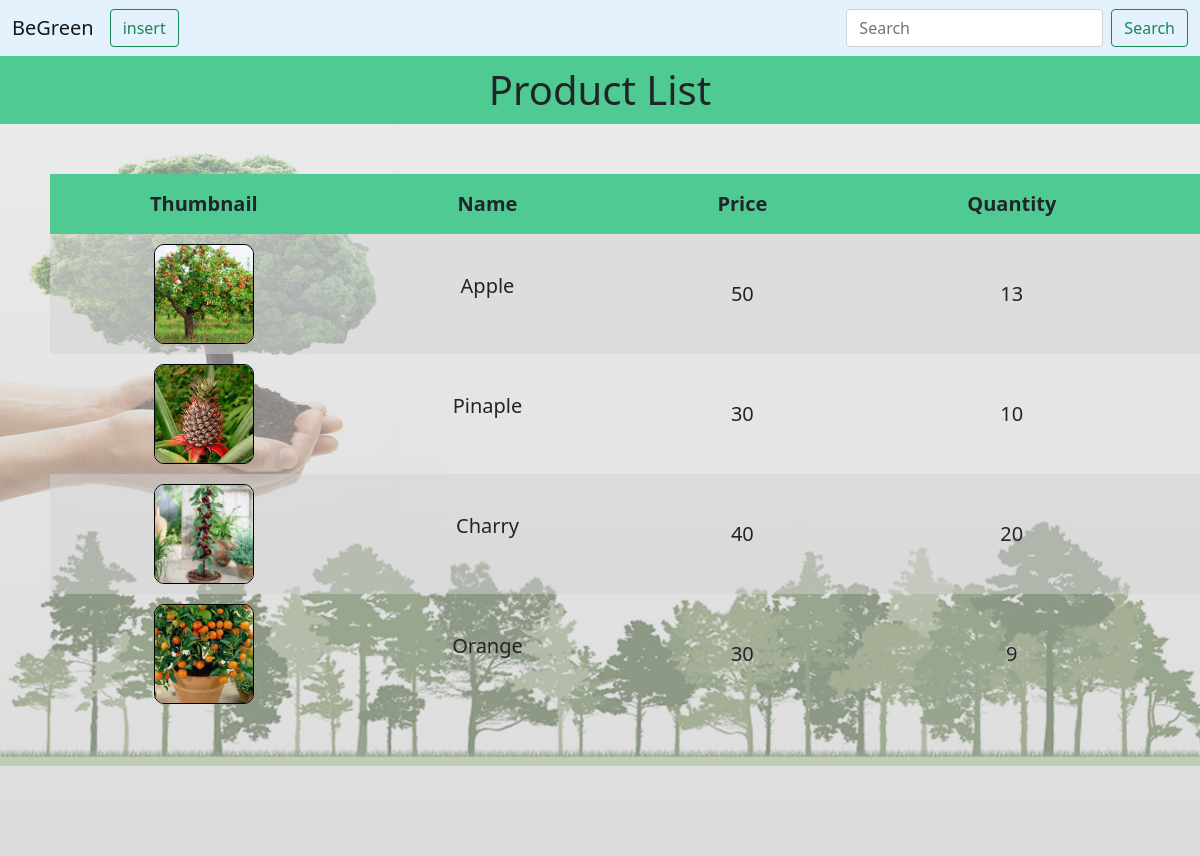
The app's page /vegetable.php with its own data.
### tables this page shows
CREATE TABLE `vegetable` (
  `id` int(10) NOT NULL,
  `name` varchar(20) NOT NULL,
  `price` int(10) NOT NULL,
  `quantity` int(5) NOT NULL,
  `img` varchar(80) NOT NULL,
  `date` datetime NOT NULL DEFAULT current_timestamp()
);

### vegetable.php (the view, shortened to what this page needs)
 <?php
include("./lib/productInsert.php");
?>
 <!doctype html>
 <html lang="en">
 <head>
     <link href="https://cdn.jsdelivr.net/npm/bootstrap@5.0.2/dist/css/bootstrap.min.css" rel="stylesheet"
>
     <link rel="stylesheet" type="text/css"
         href="https://cdnjs.cloudflare.com/ajax/libs/font-awesome/6.0.0/css/all.min.css" />
     <link rel="stylesheet" href="./css/style.css" />
 </head>
 <body>
     <nav class="navbar navbar-expand-lg navbar navbar-light " style="background-color: #e3f2fd;">
         <div class="container-fluid">
             <a class="navbar-brand" href="index.php">BeGreen</a>
             <div class="collapse navbar-collapse d-flex" id="navbarTogglerDemo02">
                 <ul class="navbar-nav me-auto mb-2 mb-lg-0">
                     <li class="nav-item">
                         <button class="btn btn-outline-success" type="button" data-bs-target="#myModal"
                             data-bs-toggle="modal">insert</button>
                     </li>
                 </ul>
                 <?php
if(isset($_POST['src'])){
    $src=$_POST['src'];
    $sql="SELECT * FROM `vegetable` WHERE name LIKE '%{$src}%'";
}
else{
    $sql="SELECT * FROM `vegetable`";
    $src="";
}
    $select = mysqli_query($db,$sql);
    ?>
                 <form class="d-flex" method="POST" action="">
                     <input class="form-control me-2" type="search" placeholder="Search" aria-label="Search" name="src"
                         value="<?php echo $src;?>">
                     <button class="btn btn-outline-success" type="submit">Search</button>
                 </form>
             </div>
         </div>
     </nav>
     <div class="body">
         <header>
             <h1 class="mainTitle">Product List</h1>
         </header>
         <section class="mainArea">
             <table>
                 <tr>
                     <th class="thumbnail">Thumbnail</th>
                     <th class="name">Name</th>
                     <th class="Price">Price</th>
                     <th class="Quantity">Quantity</th>
                     <th class="action">Action</th>
                 </tr>
                 <?php
while ($row = mysqli_fetch_array($select)){
?>
                 <tr>
                     <td class="thumbnail">
                         <img src="<?php echo $row["img"]?>" alt="" />
                     </td>
                     <td class="name">
                         <p><?php echo $row["name"]?></p>
                     </td>
                     <td class="name">
                         <span class="priceList"><?php echo $row["price"];?></span>
                     </td>
                     <td class="name">
                         <span class="quantity"><?php echo $row["quantity"];?></span>
                     </td>
                     <td class="action">
                     </td>
                 </tr>
                 <?php } ?>
             </table>
         </section>
         <?php
include("./include/footer.php");
?>

### css/style.css (style rules this page uses)
* { margin: 0; padding: 0; box-sizing: border-box; list-style: none; text-decoration: none; }
a { text-decoration: none; }
.body { padding: 0; margin: 0; background: linear-gradient(rgba(0, 0, 0, 0.15), rgba(0, 0, 0, 0.27)), url("../img/Background.jpg") center/cover no-repeat fixed; background-size: 100%; position: relative; height: 100vh; }
.body::after { content: ""; background: #ffffff; width: 100%; height: 100%; position: absolute; left: 50%; top: 50%; transform: translate(-50%, -50%); opacity: 0.5; }
.mainTitle { background: #4fca93; text-align: center; padding: 10px 20px; margin: 0; position: relative; z-index: 1; }
.mainArea { max-width: 1310px; margin: 0 auto; padding: 50px; position: relative; z-index: 1; overflow: hidden; }
.mainArea th { background: #4fca93; padding: 0px 100px; height: 50px; line-height: 60px; font-weight: bold; }
table, tr, td { border-collapse: collapse; width: 100%; font-size: 20px; }
tr:nth-child(even) { background-color: rgba(211, 211, 211, 50%); }
td { padding: 10px; border: none; text-align: center; }
td.thumbnail, td.action { width: 150px; text-align: center; }
td.name { width: calc(100% - 201px); font-size: 20px; }
td img { width: 100px; height: 100px; object-fit: cover; border: 1px solid black; border-radius: 10px; }
.quantity, .priceList { padding: 5px 10px; border-radius: 5px; min-width: 120px; transition: all 0.3s; }

### records on screen
vegetable: img (picture), name "Apple", price "50", quantity "13"
vegetable: img (picture), name "Pinaple", price "30", quantity "10"
vegetable: img (picture), name "Charry", price "40", quantity "20"
vegetable: img (picture), name "Orange", price "30", quantity "9"
